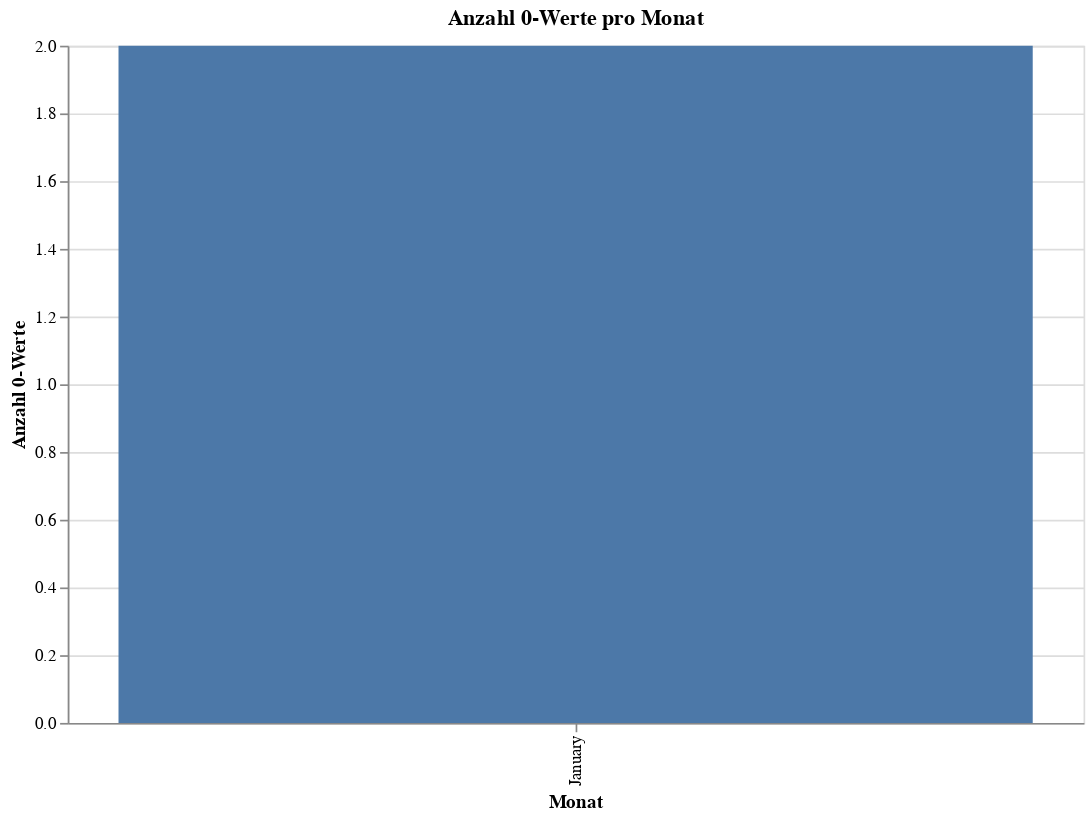

Here is the notebook cell this chart was saved with:
### Markdown cell above
# Anzahl NULL-Werte pro Monat über gesamten Zeitraum 2008-2022

### Code cell
# Reihenfolge der Monate festlegen
monatsreihenfolge = ['Januar', 'Februar', 'März', 'April', 'Mai', 'Juni',
                     'Juli', 'August', 'September', 'Oktober', 'November', 'Dezember']

# Liste für DataFrames erstellen
df_list = []

# Daten aus Dateien lesen und in df_list speichern
for file_path in file_paths:
    df_temp = pd.read_csv(file_path)
    df_list.append(df_temp[['datum', 'gesamt']])

# Einzelne DataFrames zu einem Gesamt-DataFrame zusammenführen
df_combined = pd.concat(df_list, ignore_index=True)

# Monat aus dem 'datum' extrahieren
df_combined['monat'] = pd.to_datetime(df_combined['datum']).dt.strftime('%B')


# Filtere die Datensätze, bei denen 'gesamt' gleich 0 ist
df_zero_values = df_combined[df_combined['gesamt'] == 0]

print(df_zero_values.count())

# Anzahl der 0-Werte pro Monat zählen
zero_values_per_month = df_zero_values.groupby('monat').size().reset_index(name='anzahl_zero_values')

# Plot mit Altair
chart = alt.Chart(zero_values_per_month).mark_bar().encode(
    x=alt.X('monat:N', sort=monatsreihenfolge, title='Monat'),
    y=alt.Y('anzahl_zero_values:Q', title='Anzahl 0-Werte'),
    tooltip=['monat:N', 'anzahl_zero_values:Q']
).properties(
    width=600,
    height=400,
    title='Anzahl 0-Werte pro Monat'
)

# Diagramm anzeigen
chart

# Anzahl Null-Werte in der Spalte gesamt = 370 
#df_zero_values['gesamt'].count()
#df_zero_values
#df_zero_values.to_csv('output.csv')

### Figure 1 — Vega-Lite specification as saved in the notebook (floating-point values rounded to 4 significant figures)
{"config": {"view": {"continuousWidth": 300, "continuousHeight": 300}}, "data": {"name": "data-0fbfeb2966157190cf06a94d81c9ad4b"}, "mark": {"type": "bar"}, "encoding": {"tooltip": [{"field": "monat", "type": "nominal"}, {"field": "anzahl_zero_values", "type": "quantitative"}], "x": {"field": "monat", "sort": ["Januar", "Februar", "März", "April", "Mai", "Juni", "Juli", "August", "September", "Oktober", "November", "Dezember"], "title": "Monat", "type": "nominal"}, "y": {"field": "anzahl_zero_values", "title": "Anzahl 0-Werte", "type": "quantitative"}}, "height": 400, "title": "Anzahl 0-Werte pro Monat", "width": 600, "$schema": "https://vega.github.io/schema/vega-lite/v5.16.3.json", "datasets": {"data-0fbfeb2966157190cf06a94d81c9ad4b": [{"monat": "January", "anzahl_zero_values": 2}]}}
